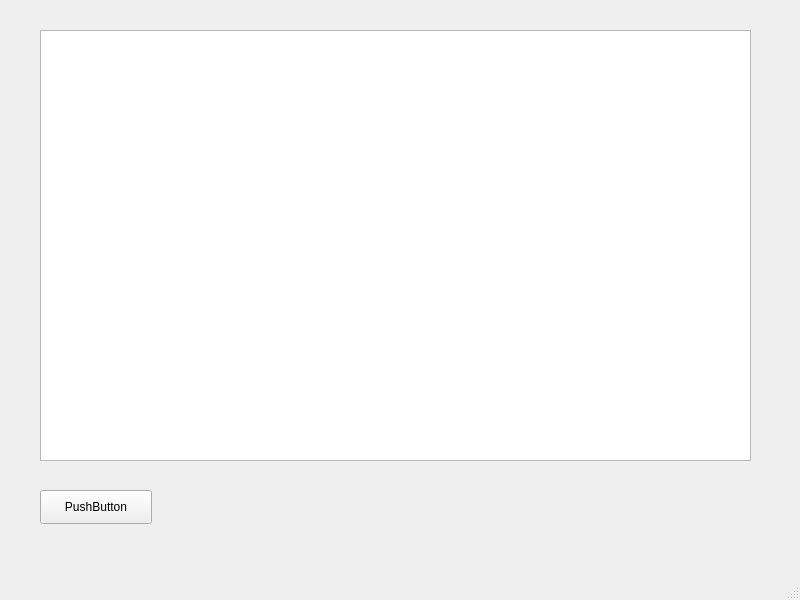
<?xml version="1.0" encoding="UTF-8"?>
<ui version="4.0">
 <class>MainWindow</class>
 <widget class="QMainWindow" name="MainWindow">
  <property name="geometry">
   <rect>
    <x>0</x>
    <y>0</y>
    <width>800</width>
    <height>600</height>
   </rect>
  </property>
  <property name="windowTitle">
   <string>MainWindow</string>
  </property>
  <widget class="QWidget" name="centralwidget">
   <widget class="QTextBrowser" name="log">
    <property name="geometry">
     <rect>
      <x>40</x>
      <y>30</y>
      <width>711</width>
      <height>431</height>
     </rect>
    </property>
   </widget>
   <widget class="QPushButton" name="Button">
    <property name="geometry">
     <rect>
      <x>40</x>
      <y>490</y>
      <width>112</width>
      <height>34</height>
     </rect>
    </property>
    <property name="text">
     <string>PushButton</string>
    </property>
   </widget>
  </widget>
  <widget class="QMenuBar" name="menubar">
   <property name="geometry">
    <rect>
     <x>0</x>
     <y>0</y>
     <width>800</width>
     <height>31</height>
    </rect>
   </property>
  </widget>
  <widget class="QStatusBar" name="statusbar"/>
 </widget>
 <resources/>
 <connections/>
</ui>
